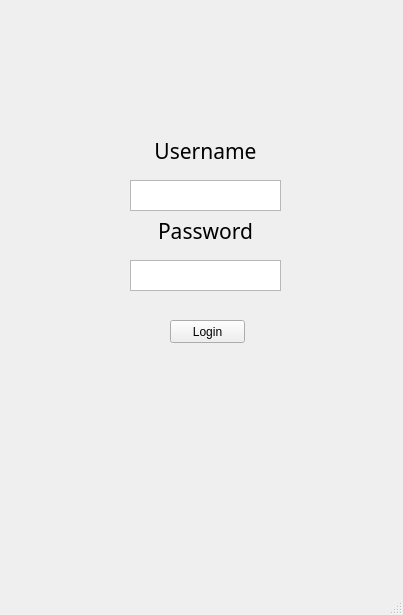
<?xml version="1.0" encoding="UTF-8"?>
<ui version="4.0">
 <class>MainWindow</class>
 <widget class="QMainWindow" name="MainWindow">
  <property name="geometry">
   <rect>
    <x>0</x>
    <y>0</y>
    <width>403</width>
    <height>615</height>
   </rect>
  </property>
  <property name="windowTitle">
   <string>MainWindow</string>
  </property>
  <property name="unifiedTitleAndToolBarOnMac">
   <bool>false</bool>
  </property>
  <widget class="QWidget" name="centralwidget">
   <widget class="QTextEdit" name="username_textbox">
    <property name="geometry">
     <rect>
      <x>130</x>
      <y>180</y>
      <width>151</width>
      <height>31</height>
     </rect>
    </property>
   </widget>
   <widget class="QTextEdit" name="password_textbox">
    <property name="geometry">
     <rect>
      <x>130</x>
      <y>260</y>
      <width>151</width>
      <height>31</height>
     </rect>
    </property>
   </widget>
   <widget class="QLabel" name="username_label">
    <property name="geometry">
     <rect>
      <x>130</x>
      <y>130</y>
      <width>151</width>
      <height>41</height>
     </rect>
    </property>
    <property name="font">
     <font>
      <family>Onyx</family>
      <pointsize>16</pointsize>
     </font>
    </property>
    <property name="layoutDirection">
     <enum>Qt::LeftToRight</enum>
    </property>
    <property name="text">
     <string>Username</string>
    </property>
    <property name="alignment">
     <set>Qt::AlignCenter</set>
    </property>
   </widget>
   <widget class="QLabel" name="password_label">
    <property name="geometry">
     <rect>
      <x>130</x>
      <y>210</y>
      <width>151</width>
      <height>41</height>
     </rect>
    </property>
    <property name="font">
     <font>
      <family>Onyx</family>
      <pointsize>16</pointsize>
     </font>
    </property>
    <property name="layoutDirection">
     <enum>Qt::LeftToRight</enum>
    </property>
    <property name="text">
     <string>Password</string>
    </property>
    <property name="alignment">
     <set>Qt::AlignCenter</set>
    </property>
   </widget>
   <widget class="QPushButton" name="login_button">
    <property name="geometry">
     <rect>
      <x>170</x>
      <y>320</y>
      <width>75</width>
      <height>23</height>
     </rect>
    </property>
    <property name="text">
     <string>Login</string>
    </property>
   </widget>
   <widget class="QLabel" name="label">
    <property name="geometry">
     <rect>
      <x>20</x>
      <y>370</y>
      <width>351</width>
      <height>181</height>
     </rect>
    </property>
    <property name="text">
     <string/>
    </property>
    <property name="pixmap">
     <pixmap>../../../../Pictures/Screenshots/Screenshot (10).png</pixmap>
    </property>
    <property name="scaledContents">
     <bool>true</bool>
    </property>
   </widget>
  </widget>
  <widget class="QMenuBar" name="menubar">
   <property name="geometry">
    <rect>
     <x>0</x>
     <y>0</y>
     <width>403</width>
     <height>21</height>
    </rect>
   </property>
  </widget>
  <widget class="QStatusBar" name="statusbar"/>
 </widget>
 <resources/>
 <connections/>
</ui>
